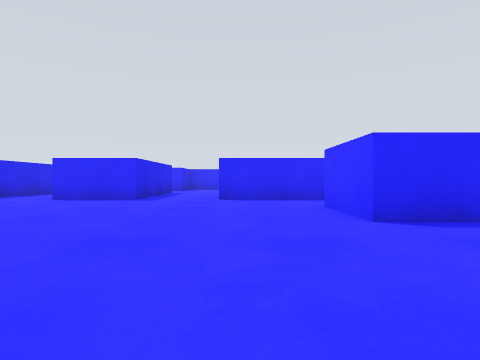
view 1 (above)

21 first-person views from a walk through a Gazebo world. The camera is 0.47 m above the floor, looks level and sees 75° across. The floor is counted in squares, 1 m on a side. Each view is taken from the middle of a square. On the plan, view 1 faces up. The plan holds only what a view shows up to about 9 squares ahead; the rest is blank.

view 2
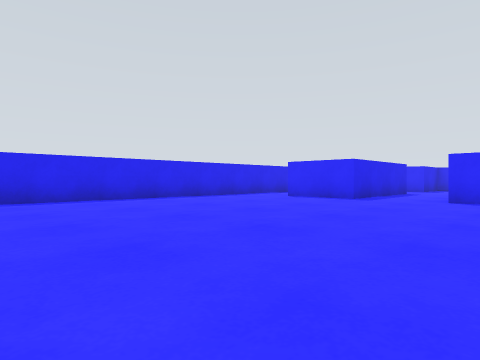

view 3
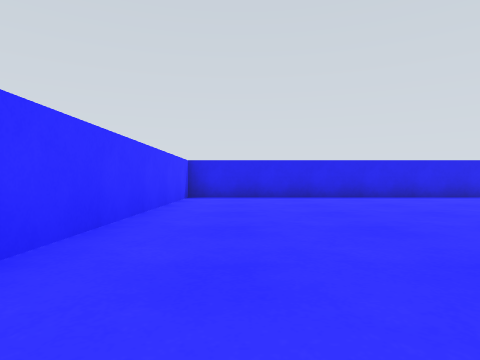

view 4
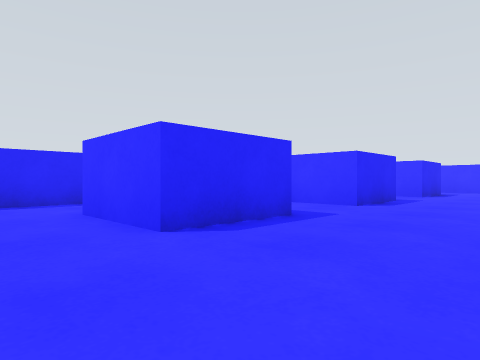

view 5
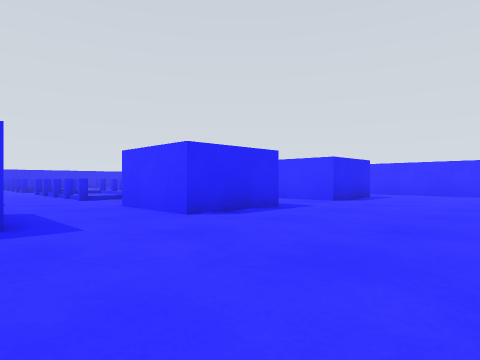

view 6
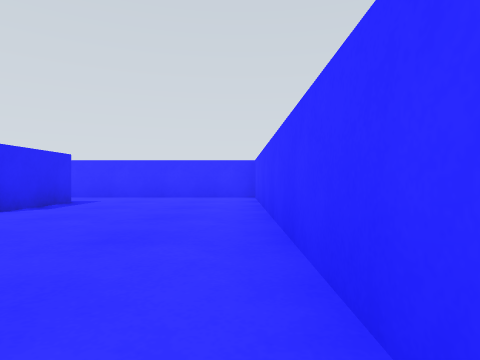

view 7
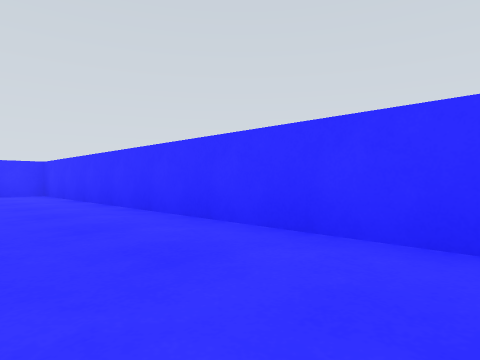

view 8
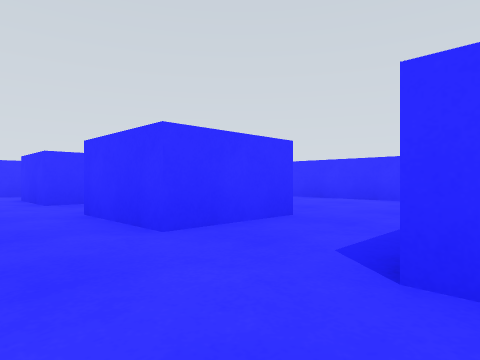

view 9
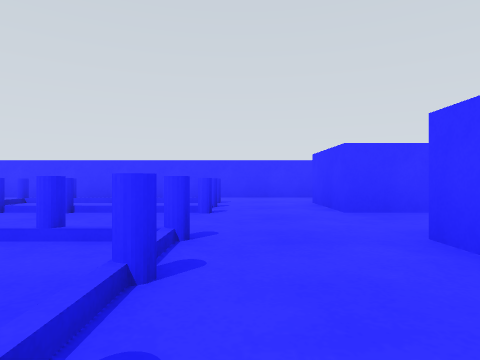

view 10
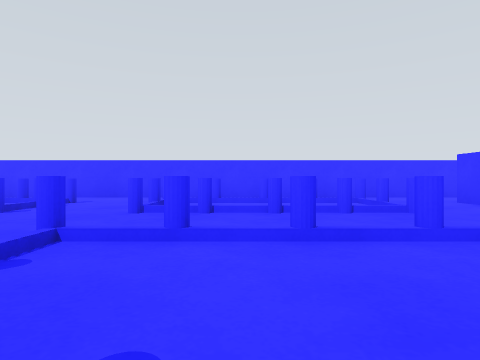

view 11
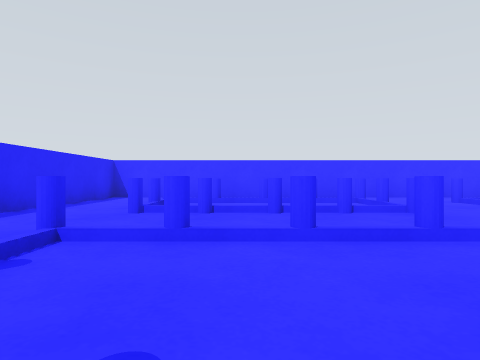

view 12
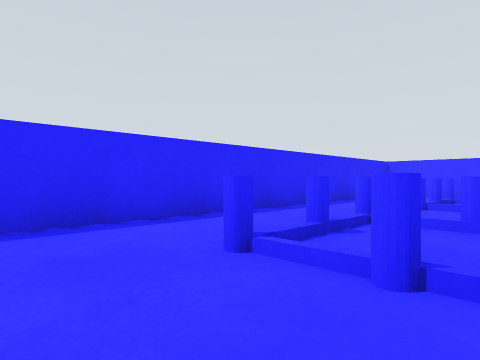

view 13
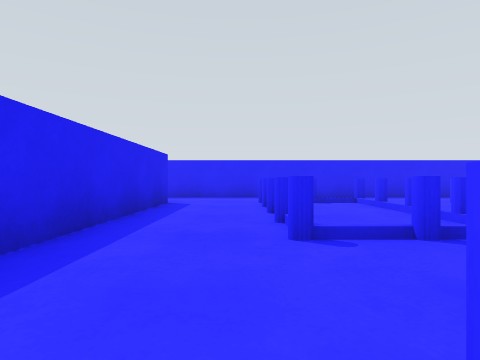

view 14
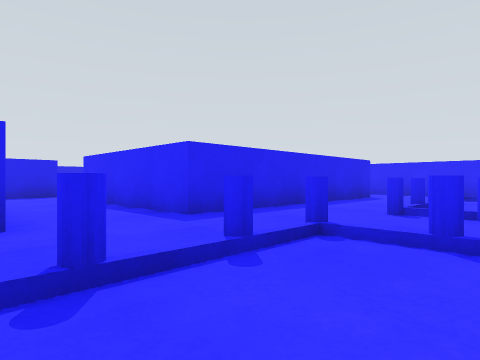

view 15
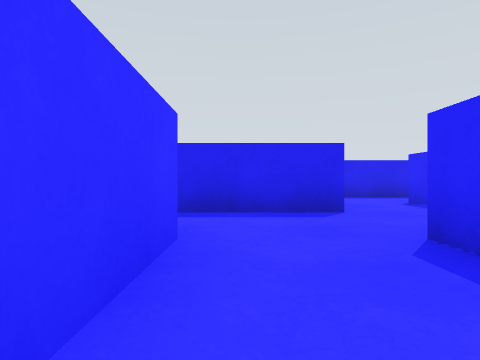

view 16
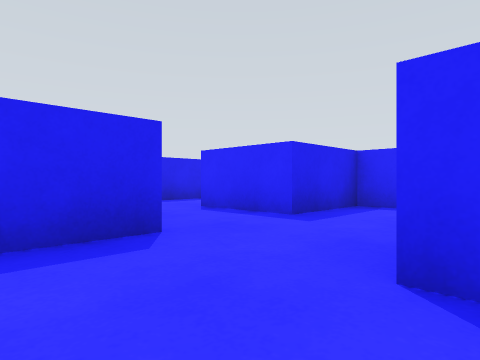

view 17
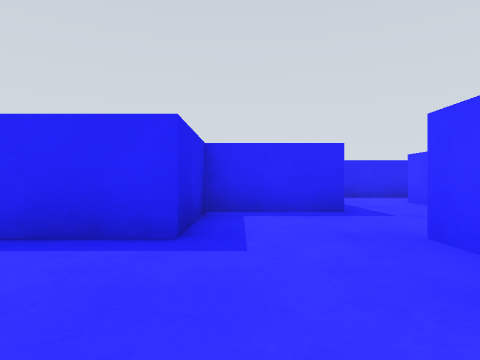

view 18
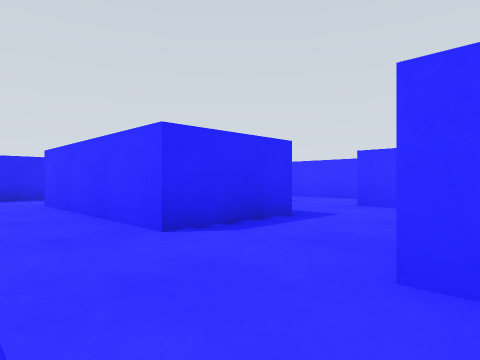

view 19
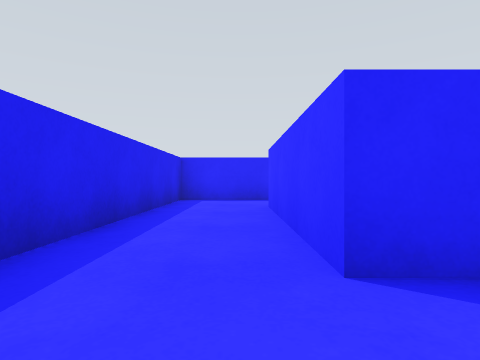

view 20
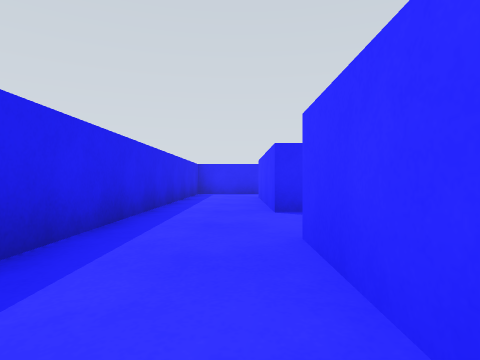

view 21
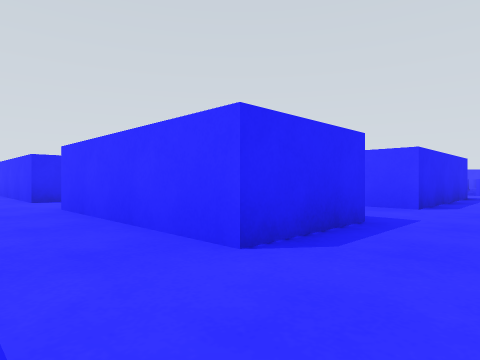

### Floor plan
Points are (right, up) in squares from view 1. A wall is a line through its corners. A room is listed if a view was taken in it or the views show most of it. See-through windows are left out.
Room 1 (views 1, 2, 3, 4, 5, 6, 7, 8, 18, 19, 20, 21)
walls: (3.5, 7.5) (-0.5, 7.5) (-0.5, 8.4); (3.5, 3.5) (1.5, 3.5) (1.5, 5.5); (-2.5, 9.4) (-2.5, 7.5) (-4.5, 7.5) (-4.5, 11.5); (3.2, -0.4) (13.4, -0.4) (13.4, 5.5); (7.5, 3.5) (5.5, 3.5) (5.5, 5.5); (-6.4, 9) (-6.4, -0.4) (0.2, -0.4); (-2.5, 13.5) (-4.5, 13.5) (-4.5, 17.5); (1.5, 15.6) (1.5, 17.5); (11.5, 3.5) (9.5, 3.5) (9.5, 5.5); (3.5, 19.4) (0.8, 19.4); (-4, 19.4) (-6.4, 19.4) (-6.4, 10.8)
ways out: opening at (-3.5, 12.5) to room 2; opening at (-1.5, 8.5) to room 2; opening at (0.5, 16.5) to room 2; opening at (2.5, 6.5) to room 2; opening at (2.5, 18.5) to room 2; opening at (4.5, 4.5) to room 2; opening at (8.5, 4.5) to room 2; opening at (12.5, 4.5) to room 2
Room 2 (views 9, 10, 11, 12, 13, 14, 15, 16, 17)
walls: (1.5, 14.4) (1.5, 15.6); (3.5, 17.5) (3.5, 11.5) (-0.5, 11.5); (5.5, 5.5) (7.5, 5.5); (9.5, 5.5) (11.5, 5.5); (-0.5, 12.8) (-0.5, 13.5); (-0.5, 9.5) (1.4, 9.5); (-0.4, 15.5) (-2.5, 15.5) (-2.5, 13.5); (13.4, 5.5) (13.4, 19.4) (3.5, 19.4); (-2.5, 11.6) (-2.5, 9.4)
ways out: opening at (-3.5, 12.5) to room 1; opening at (-1.5, 8.5) to room 1; opening at (0.5, 16.5) to room 1; opening at (2.5, 6.5) to room 1; opening at (2.5, 18.5) to room 1; opening at (4.5, 4.5) to room 1; opening at (8.5, 4.5) to room 1; opening at (12.5, 4.5) to room 1

Positions as (right, up) in squares from view 1, and headings:
1: (0, 0), facing up
2: (1, 0), facing up-left
3: (2, 1), facing left
4: (0, 1), facing up-right
5: (3, 0), facing up-right
6: (5, 0), facing right
7: (3, 2), facing down-right
8: (3, 7), facing down-right
9: (5, 7), facing right
10: (5, 10), facing right
11: (5, 16), facing right
12: (4, 16), facing up-right
13: (5, 11), facing up
14: (7, 9), facing up-left
15: (2, 10), facing left
16: (0, 10), facing up-left
17: (-2, 11), facing up
18: (-6, 11), facing up-right
19: (-5, 12), facing up
20: (-5, 9), facing up
21: (-6, 6), facing up-right
